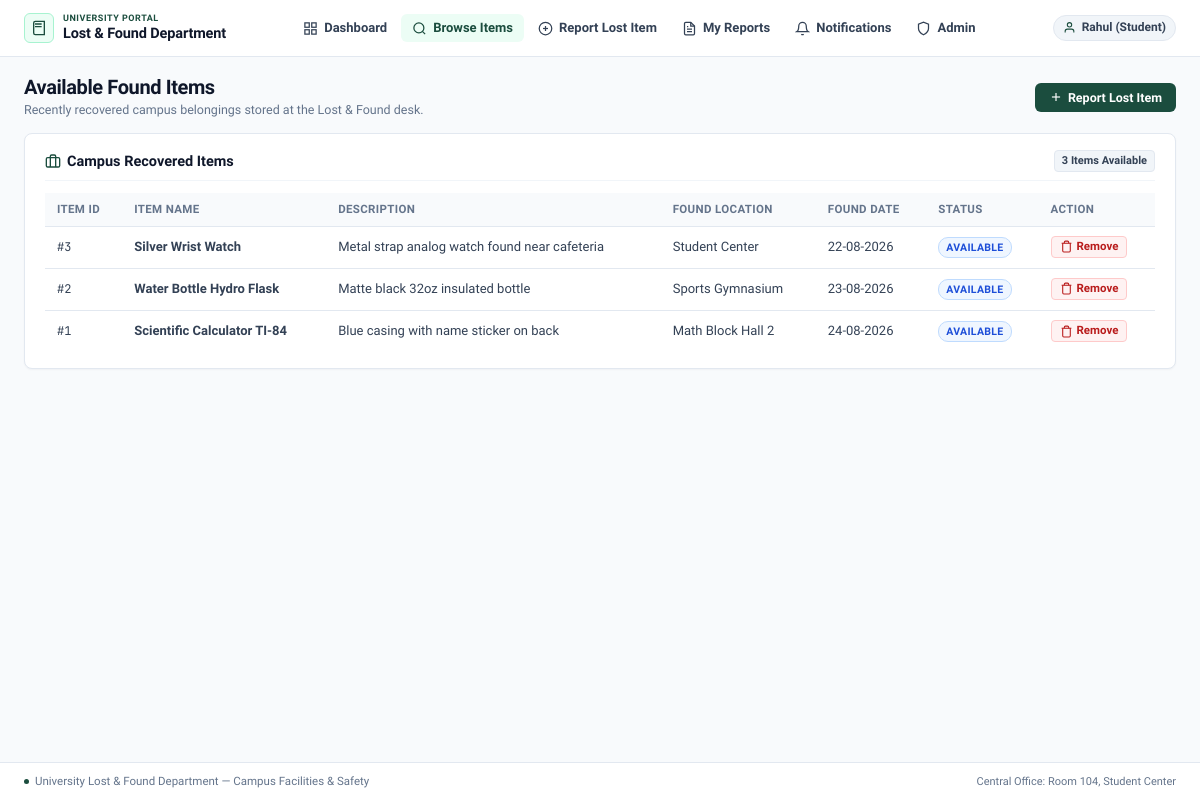
The app's page /browse, older data.
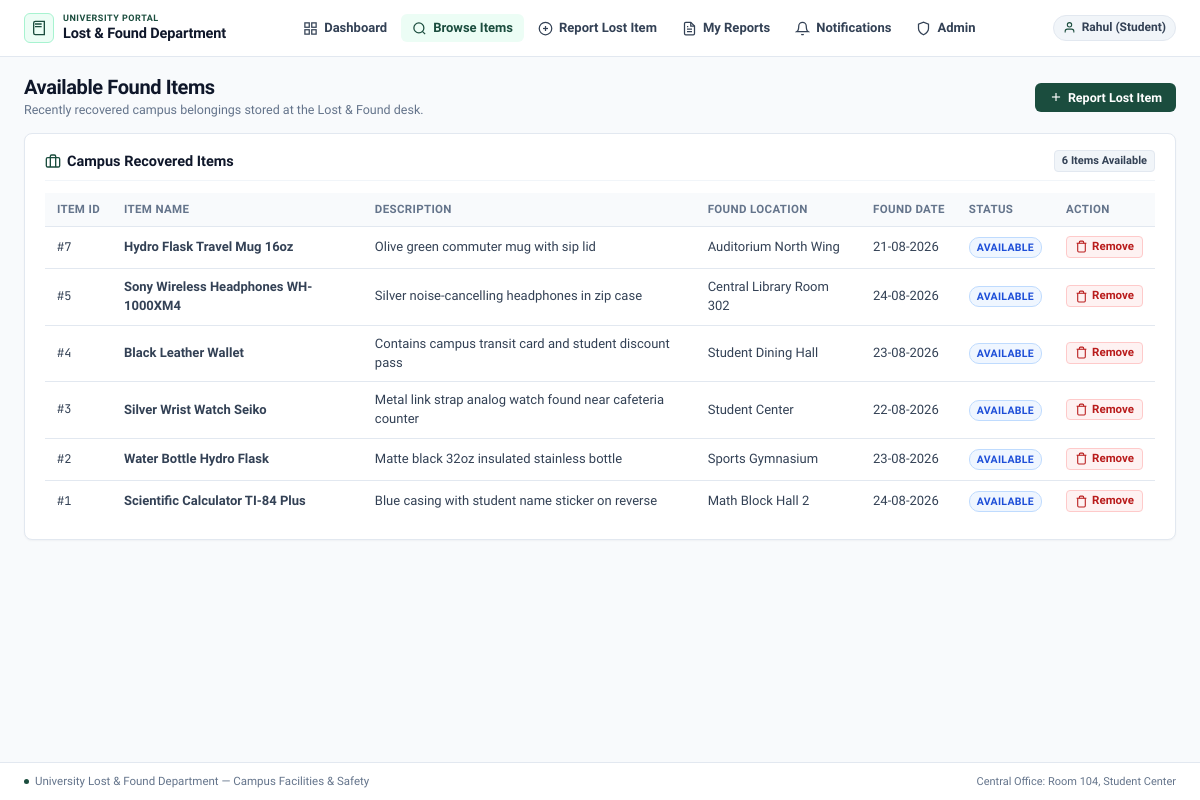
The same page, newer data.
### tables this page shows
CREATE TABLE found_items (
    found_item_id INTEGER PRIMARY KEY AUTOINCREMENT,
    item_name TEXT NOT NULL,
    description TEXT,
    found_location TEXT,
    found_date TEXT,
    status TEXT DEFAULT 'AVAILABLE' CHECK(status IN ('AVAILABLE', 'CLAIMED', 'DISPOSED')),
    created_at TEXT DEFAULT CURRENT_TIMESTAMP
);

### backend/app/routes/lost_found_routes.py (the view)
@routes_bp.route("/browse")
def browse():
    items = LostFoundService.get_browse_items()
    return render_template("browse.html", items=items, active_page="browse")

### backend/app/repositories/lost_found_repo.py (called while the page is built)
    @staticmethod
    def get_available_found_items() -> List[Dict[str, Any]]:
        with get_db_connection() as conn:
            rows = conn.execute("""
                SELECT found_item_id, item_name, description, found_location, found_date, status, created_at
                FROM found_items
                WHERE status = 'AVAILABLE'
                ORDER BY found_item_id DESC;
            """).fetchall()
            return [dict(row) for row in rows]

    @staticmethod
    def get_unread_notification_count(user_id: int) -> int:
        with get_db_connection() as conn:
            count = conn.execute("""
                SELECT COUNT(*) FROM notifications
                WHERE user_id = ? AND is_read = 0;
            """, (user_id,)).fetchone()[0]
            return int(count)

### backend/app/routes/lost_found_routes.py (called while the page is built)
@routes_bp.context_processor
def inject_global_data():
    unread_count = LostFoundService.get_unread_count(DEMO_USER_ID)
    return {
        "current_user_name": "Admin" if session.get("is_admin") else "Rahul (Student)",
        "current_user_id": DEMO_USER_ID,
        "unread_notifications": unread_count,
        "is_admin": session.get("is_admin", False)
    }

### backend/app/services/lost_found_service.py (called while the page is built)
    @classmethod
    def get_browse_items(cls) -> List[Dict[str, Any]]:
        return LostFoundRepository.get_available_found_items()

    @classmethod
    def get_unread_count(cls, user_id: int) -> int:
        return LostFoundRepository.get_unread_notification_count(user_id)

### backend/app/utils/db.py (called while the page is built)
@contextmanager
def get_db_connection() -> Generator[sqlite3.Connection, None, None]:
    os.makedirs(DATABASE_DIR, exist_ok=True)
    conn = sqlite3.connect(DATABASE_PATH, timeout=10.0)
    conn.row_factory = sqlite3.Row
    conn.execute("PRAGMA busy_timeout = 5000;")
    conn.execute("PRAGMA foreign_keys = ON;")
    try:
        yield conn
        conn.commit()
    except Exception:
        conn.rollback()
        raise
    finally:
        conn.close()

### frontend/templates/browse.html (shortened to what this page needs)
{% extends "base.html" %}
{% block content %}
<div class="page-header">
    <div>
        <h1 class="page-title">Available Found Items</h1>
        <p class="page-subtitle">Recently recovered campus belongings stored at the Lost & Found desk.</p>
    </div>
    <a href="{{ url_for('routes.report') }}" class="btn btn-primary">
        <svg class="svg-btn" viewBox="0 0 24 24" fill="none" stroke="currentColor" stroke-width="2">
            <line x1="12" y1="5" x2="12" y2="19"/>
            <line x1="5" y1="12" x2="19" y2="12"/>
        </svg>
        Report Lost Item
    </a>
</div>
<div class="card">
    <div class="card-header">
        <div class="header-with-icon">
            <svg class="svg-header" viewBox="0 0 24 24" fill="none" stroke="currentColor" stroke-width="2">
                <rect x="2" y="7" width="20" height="14" rx="2" ry="2"/>
                <path d="M16 21V5a2 2 0 0 0-2-2h-4a2 2 0 0 0-2 2v16"/>
            </svg>
            <h2 class="card-title">Campus Recovered Items</h2>
        </div>
        <span class="badge badge-neutral">{{ items|length }} Items Available</span>
    </div>
    <div class="table-container">
        <table class="app-table">
            <thead>
                <tr>
                    <th>Item ID</th>
                    <th>Item Name</th>
                    <th>Description</th>
                    <th>Found Location</th>
                    <th>Found Date</th>
                    <th>Status</th>
                    <th>Action</th>
                </tr>
            </thead>
            <tbody>
                {% if items %}
                    {% for item in items %}
                    <tr>
                        <td class="text-mono">#{{ item.found_item_id }}</td>
                        <td><strong>{{ item.item_name }}</strong></td>
                        <td class="text-muted">{{ item.description or '—' }}</td>
                        <td>{{ item.found_location or '—' }}</td>
                        <td>{{ item.found_date or '—' }}</td>
                        <td>
                            <span class="status-badge status-{{ item.status|lower }}">{{ item.status }}</span>
                        </td>
                        <td>
                            {% if item.status == 'AVAILABLE' %}
                                <button type="button" class="btn btn-delete btn-sm" data-id="{{ item.found_item_id }}" data-name="{{ item.item_name }}" onclick="openRemoveModal(this)">
                                    <svg class="svg-btn-sm" viewBox="0 0 24 24" fill="none" stroke="currentColor" stroke-width="2">
                                        <polyline points="3 6 5 6 21 6"/>
                                        <path d="M19 6v14a2 2 0 0 1-2 2H7a2 2 0 0 1-2-2V6m3 0V4a2 2 0 0 1 2-2h4a2 2 0 0 1 2 2v2"/>
                                    </svg>
                                    Remove
                                </button>
                            {% else %}
                                <span class="text-muted text-sm">Unavailable</span>
                            {% endif %}
                        </td>
                    </tr>
                    {% endfor %}
                {% else %}
                    <tr>
                        <td colspan="7" class="table-empty">No found items currently in the department.</td>
                    </tr>
                {% endif %}
            </tbody>
        </table>
    </div>
</div>
{% endblock %}

### frontend/templates/base.html (shortened to what this page needs)
<!DOCTYPE html>
<html lang="en">
<head>
    <link rel="stylesheet" href="{{ url_for('static', filename='css/style.css') }}">
</head>
<body>
    <header class="navbar">
        <div class="nav-container">
            <div class="nav-brand">
                <a href="{{ url_for('routes.dashboard') }}" class="brand-link">
                    <span class="brand-symbol">
                        <svg class="svg-icon" viewBox="0 0 24 24" fill="none" stroke="currentColor" stroke-width="2">
                            <path d="M4 19.5v-15A2.5 2.5 0 0 1 6.5 2H20v20H6.5a2.5 2.5 0 0 1-2.5-2.5Z"/>
                            <path d="M6 6h10M6 10h10"/>
                        </svg>
                    </span>
                    <span class="brand-text">
                        <span class="brand-badge">UNIVERSITY PORTAL</span>
                        <span class="brand-name">Lost & Found Department</span>
                    </span>
                </a>
            </div>
            <nav class="nav-menu">
                <a href="{{ url_for('routes.dashboard') }}" class="nav-item {% if active_page == 'dashboard' %}active{% endif %}">
                    <svg class="svg-nav" viewBox="0 0 24 24" fill="none" stroke="currentColor" stroke-width="2">
                        <rect x="3" y="3" width="7" height="7"/>
                        <rect x="14" y="3" width="7" height="7"/>
                        <rect x="14" y="14" width="7" height="7"/>
                        <rect x="3" y="14" width="7" height="7"/>
                    </svg>
                    Dashboard
                </a>
                <a href="{{ url_for('routes.browse') }}" class="nav-item {% if active_page == 'browse' %}active{% endif %}">
                    <svg class="svg-nav" viewBox="0 0 24 24" fill="none" stroke="currentColor" stroke-width="2">
                        <circle cx="11" cy="11" r="8"/>
                        <line x1="21" y1="21" x2="16.65" y2="16.65"/>
                    </svg>
                    Browse Items
                </a>
                <a href="{{ url_for('routes.report') }}" class="nav-item {% if active_page == 'report' %}active{% endif %}">
                    <svg class="svg-nav" viewBox="0 0 24 24" fill="none" stroke="currentColor" stroke-width="2">
                        <circle cx="12" cy="12" r="10"/>
                        <line x1="12" y1="8" x2="12" y2="16"/>
                        <line x1="8" y1="12" x2="16" y2="12"/>
                    </svg>
                    Report Lost Item
                </a>
                <a href="{{ url_for('routes.my_reports') }}" class="nav-item {% if active_page == 'my_reports' %}active{% endif %}">
                    <svg class="svg-nav" viewBox="0 0 24 24" fill="none" stroke="currentColor" stroke-width="2">
                        <path d="M14 2H6a2 2 0 0 0-2 2v16a2 2 0 0 0 2 2h12a2 2 0 0 0 2-2V8z"/>
                        <polyline points="14 2 14 8 20 8"/>
                        <line x1="16" y1="13" x2="8" y2="13"/>
                        <line x1="16" y1="17" x2="8" y2="17"/>
                        <polyline points="10 9 9 9 8 9"/>
                    </svg>
                    My Reports
                </a>
                <a href="{{ url_for('routes.notifications') }}" class="nav-item {% if active_page == 'notifications' %}active{% endif %}">
                    <svg class="svg-nav" viewBox="0 0 24 24" fill="none" stroke="currentColor" stroke-width="2">
                        <path d="M18 8A6 6 0 0 0 6 8c0 7-3 9-3 9h18s-3-2-3-9"/>
                        <path d="M13.73 21a2 2 0 0 1-3.46 0"/>
                    </svg>
                    Notifications
                </a>
                <a href="{{ url_for('routes.admin') }}" class="nav-item {% if active_page == 'admin' %}active{% endif %}">
                    <svg class="svg-nav" viewBox="0 0 24 24" fill="none" stroke="currentColor" stroke-width="2">
                        <path d="M12 22s8-4 8-10V5l-8-3-8 3v7c0 6 8 10 8 10z"/>
                    </svg>
                    Admin
                </a>
            </nav>
            <div class="nav-user">
                <span class="user-avatar-icon">
                    <svg class="svg-sm" viewBox="0 0 24 24" fill="none" stroke="currentColor" stroke-width="2">
                        <path d="M20 21v-2a4 4 0 0 0-4-4H8a4 4 0 0 0-4 4v2"/>
                        <circle cx="12" cy="7" r="4"/>
                    </svg>
                </span>
                <span class="user-name">{{ current_user_name }}</span>
            </div>
        </div>
    </header>
    <main class="main-wrapper">
        <div class="container">
            {% block content %}{% endblock %}
        </div>
    </main>
    <footer class="footer">
        <div class="container footer-content">
            <div class="footer-left">
                <span class="footer-dot"></span>
                <span>University Lost & Found Department &mdash; Campus Facilities & Safety</span>
            </div>
            <div class="footer-meta">
                <span>Central Office: Room 104, Student Center</span>
            </div>
        </div>
    </footer>
</body>
</html>

Row changes from the older to the newer data that the page shows:
added found_items: found_item_id "7", item_name "Hydro Flask Travel Mug 16oz", description "Olive green commuter mug with sip lid", found_location "Auditorium North Wing", found_date "21-08-2026", status "AVAILABLE"
added found_items: found_item_id "5", item_name "Sony Wireless Headphones WH-1000XM4", description "Silver noise-cancelling headphones in zip case", found_location "Central Library Room 302", found_date "24-08-2026", status "AVAILABLE"
added found_items: found_item_id "4", item_name "Black Leather Wallet", description "Contains campus transit card and student discount pass", found_location "Student Dining Hall", found_date "23-08-2026", status "AVAILABLE"
changed found_items "Student Center": item_name "Silver Wrist Watch" → "Silver Wrist Watch Seiko"; description "Metal strap analog watch found near cafeteria" → "Metal link strap analog watch found near cafeteria counter"
changed found_items "Water Bottle Hydro Flask": description "Matte black 32oz insulated bottle" → "Matte black 32oz insulated stainless bottle"
changed found_items "Math Block Hall 2": item_name "Scientific Calculator TI-84" → "Scientific Calculator TI-84 Plus"; description "Blue casing with name sticker on back" → "Blue casing with student name sticker on reverse"
Text that changed along with them:
{{ items|length }}: "3" → "6"
